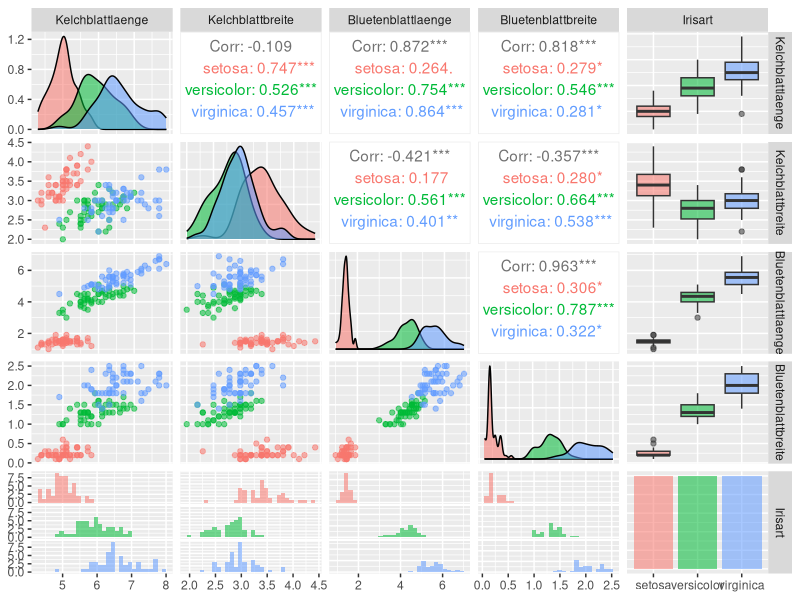

Write R code to recreate this figure.
## ---- chunk 1
library(GGally)
 
df <- read.csv(file="IrisData.csv", header=TRUE, sep=",")
aggregate(df[, 1:4], list(df$Irisart), mean)
 
ggpairs(df, aes(colour = Irisart, alpha = 0.4))
